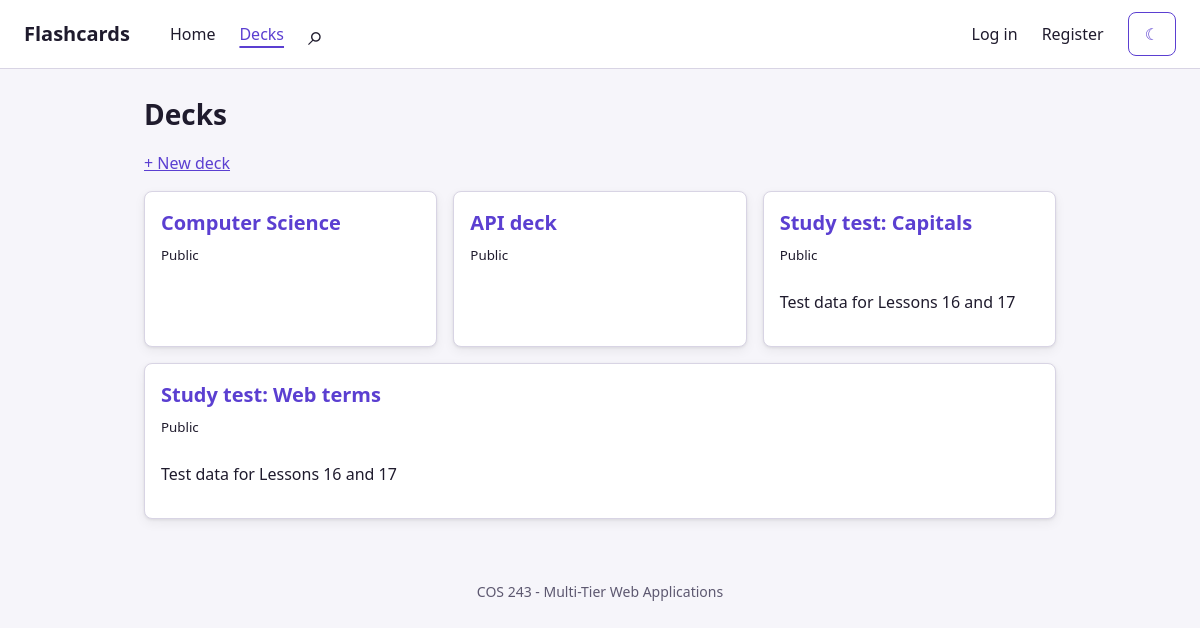
Before: /decks with the older database file.
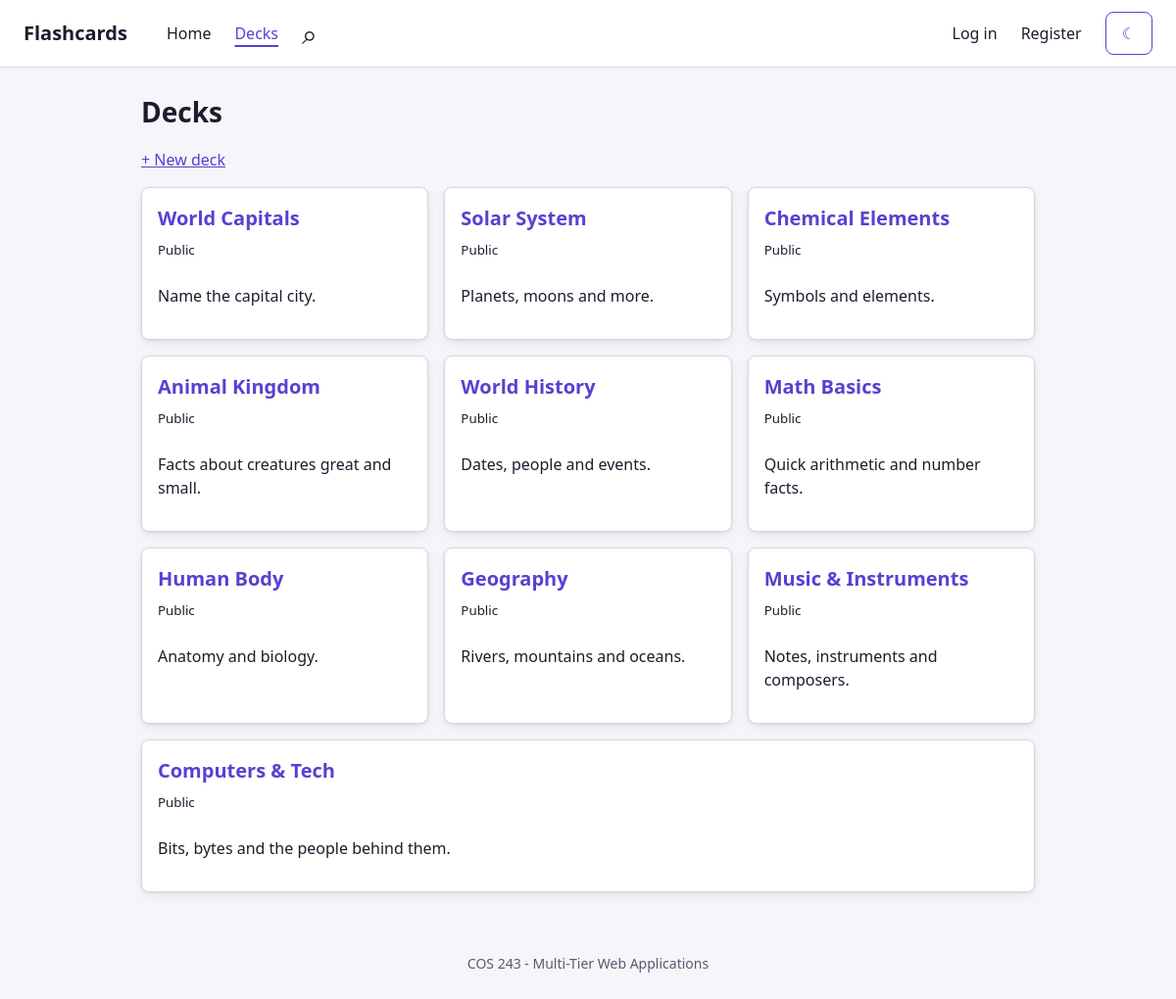
After: the same page with the newer database file.
### models.py (models this page shows)
class Deck(SQLModel, table=True):
    id: Optional[int] = Field(default=None, primary_key=True)
    title: str
    description: Optional[str] = None
    User_id: int = Field(foreign_key="user.id")
    Visibility: bool = Field(default=False)
    created_at: datetime = Field(
       default=None,
       nullable=False,
       sa_column_kwargs={"server_default": sa.func.now()},
    )
    updated_at: datetime = Field(
       default=None,
       nullable=False,
       sa_column_kwargs={"server_default": sa.func.now(), "onupdate": sa.func.now()},
    )
    archived_at: Optional[datetime] = None
    tags: list["Tag"] = Relationship(
        back_populates="decks", link_model=DeckTagLink
    )

### web/routes.py (the view)
@router.get("/decks")
def decks_page(
    request: Request,
    user: Optional[User] = Depends(get_current_user),
    session: Session = Depends(get_session),
):
    if user:
        query = select(Deck).where(or_(Deck.Visibility == True, Deck.User_id == user.id))
    else:
        query = select(Deck).where(Deck.Visibility == True)
    decks = session.exec(query).all()
    return templates.TemplateResponse(
        request=request,
        name="decks/list.html",
        context={"decks": decks, "active": "decks"},
    )

### templates/decks/list.html (shortened to what this page needs)
{% extends "base.html" %}
{% block content %}
  <section>
    <h2>Decks</h2>
    <p><a href="/decks/new">+ New deck</a></p>
    {% if decks %}
      <ul class="deck-list">
        {% for deck in decks %}
          <li>
            <a href="/decks/{{ deck.id }}">{{ deck.title }}</a>
            <small>{{ "Public" if deck.Visibility else "Private" }}</small>
            {% if deck.description %}<p>{{ deck.description }}</p>{% endif %}
          </li>
        {% endfor %}
      </ul>
    {% else %}
      <p>No decks yet. <a href="/decks/new">Add the first one.</a></p>
    {% endif %}
  </section>
{% endblock %}

Changed rows visible on the page:
removed Deck: title "Computer Science", Visibility "Public"
removed Deck: title "API deck", Visibility "Public"
removed Deck: title "Study test: Capitals", Visibility "Public", description "Test data for Lessons 16 and 17"
removed Deck: title "Study test: Web terms", Visibility "Public", description "Test data for Lessons 16 and 17"
added Deck: title "World Capitals", Visibility "Public", description "Name the capital city."
added Deck: title "Solar System", Visibility "Public", description "Planets, moons and more."
now on this page (row edited): Deck: title "Chemical Elements", Visibility "Public", description "Symbols and elements."
now on this page (row edited): Deck: title "Animal Kingdom", Visibility "Public", description "Facts about creatures great and small."
now on this page (row edited): Deck: title "World History", Visibility "Public", description "Dates, people and events."
now on this page (row edited): Deck: title "Math Basics", Visibility "Public", description "Quick arithmetic and number facts."
added Deck: title "Human Body", Visibility "Public", description "Anatomy and biology."
added Deck: title "Geography", Visibility "Public", description "Rivers, mountains and oceans."
now on this page (row edited): Deck: title "Music & Instruments", Visibility "Public", description "Notes, instruments and composers."
added Deck: title "Computers & Tech", Visibility "Public", description "Bits, bytes and the people behind them."
